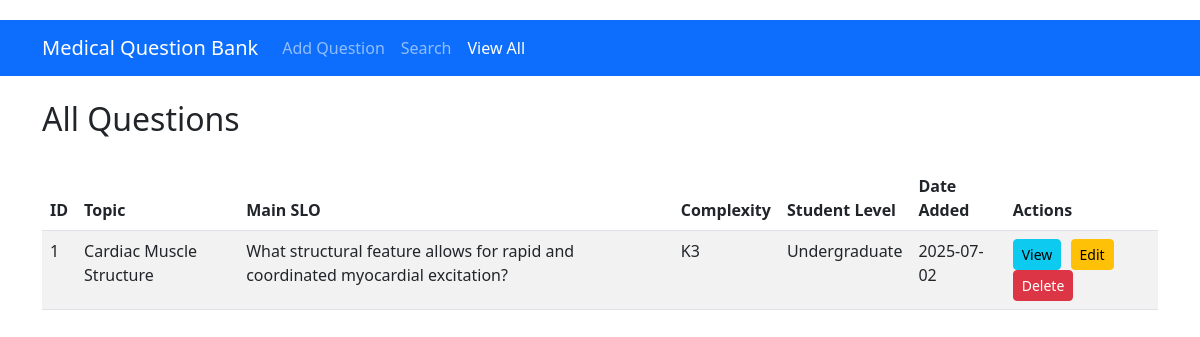
Page /view_all on the committed database.
### tables this page shows
CREATE TABLE questions (
            id INTEGER PRIMARY KEY AUTOINCREMENT,
            question_text TEXT NOT NULL,
            topic TEXT NOT NULL,
            main_slo TEXT NOT NULL,
            enabling_slos TEXT NOT NULL,
            complexity_level TEXT NOT NULL,
            student_level TEXT NOT NULL,
            options TEXT NOT NULL,
            correct_answer TEXT NOT NULL,
            created_at TIMESTAMP DEFAULT CURRENT_TIMESTAMP
        );

### app.py (the view)
@app.route('/view_all')
def view_all():
    conn = get_db_connection()
    questions = conn.execute('''
        SELECT id, topic, main_slo, complexity_level, student_level,
               strftime('%Y-%m-%d', created_at) as created_at
        FROM questions
        ORDER BY id DESC
    ''').fetchall()
    conn.close()
    return render_template('view_all.html', questions=questions)

### app.py (called while the page is built)
def get_db_connection():
    conn = sqlite3.connect(DATABASE)
    conn.row_factory = sqlite3.Row
    return conn

### templates/view_all.html
{% extends "base1.html" %}
{% block content %}
<h2>All Questions</h2>
<div class="table-responsive">
    <table class="table table-striped table-hover">
        <thead>
            <tr>
                <th>ID</th>
                <th>Topic</th>
                <th>Main SLO</th>
                <th>Complexity</th>
                <th>Student Level</th>
                <th>Date Added</th>
                <th>Actions</th>
            </tr>
        </thead>
        <tbody>
            {% for question in questions %}
            <tr>
                <td>{{ question.id }}</td>
                <td>{{ question.topic }}</td>
                <td>{{ question.main_slo }}</td>
                <td>{{ question.complexity_level }}</td>
                <td>
                    {% if question.student_level == 'UG' %}Undergraduate
                    {% elif question.student_level == 'PG' %}Postgraduate
                    {% else %}Resident{% endif %}
                </td>
                <td>{{ question.created_at }}</td>
                <td>
                    <a href="{{ url_for('question_detail', question_id=question.id) }}" class="btn btn-sm btn-info">View</a>
                    <a href="{{ url_for('edit_question', question_id=question.id) }}" class="btn btn-sm btn-warning">Edit</a>
                    <form method="POST" action="{{ url_for('delete_question', question_id=question.id) }}" style="display: inline;">
                        <button type="submit" class="btn btn-sm btn-danger" onclick="return confirm('Are you sure you want to delete this question?')">Delete</button>
                    </form>
                </td>
            </tr>
            {% endfor %}
        </tbody>
    </table>
</div>
{% endblock %}

### static/style.css (style rules this page uses)
body { padding-top: 20px; padding-bottom: 40px; }
.table { margin-top: 20px; }
.btn-sm { margin-right: 5px; }

### rows in the picture
questions: id "1", topic "Cardiac Muscle Structure", main_slo "What structural feature allows for rapid and coordinated myocardial excitation?", complexity_level "K3", student_level "Undergraduate", created_at "2025-07-02"
